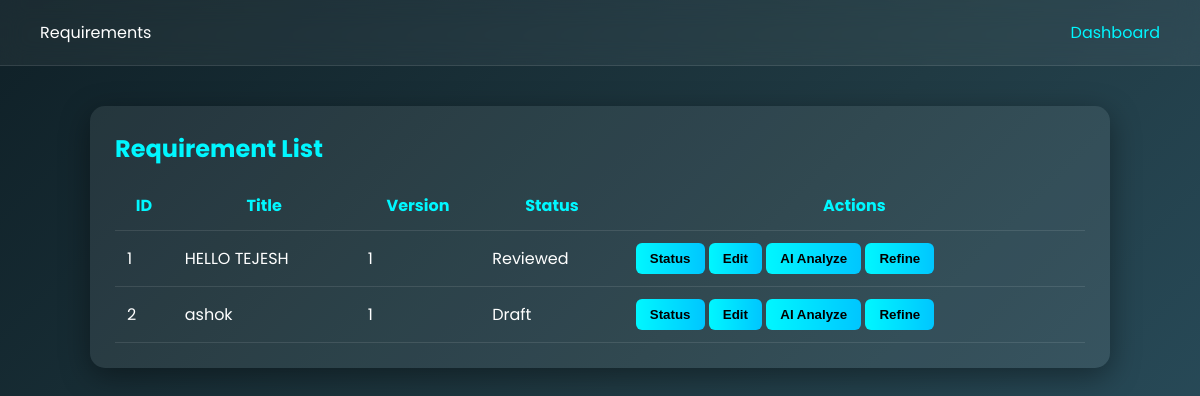
/requirements, run on an earlier commit of the app's database.
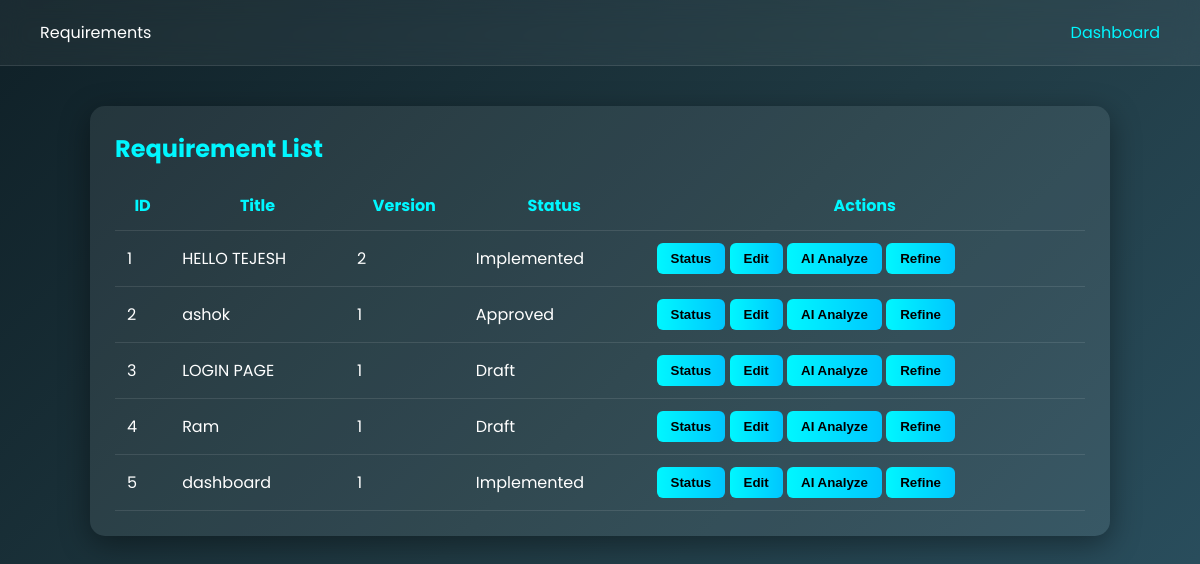
And on a later commit of the database.
### tables this page shows
CREATE TABLE requirements(
        id INTEGER PRIMARY KEY AUTOINCREMENT,
        title TEXT,
        description TEXT,
        type TEXT,
        priority TEXT,
        version INTEGER,
        status TEXT);

### main.py (the view)
@app.route("/requirements")
def requirements():
    conn = db()
    reqs = conn.execute("SELECT * FROM requirements").fetchall()
    conn.close()
    return render_template("requirements.html", reqs=reqs)

### main.py (called while the page is built)
def db():
    conn = sqlite3.connect("database.db")
    conn.row_factory = sqlite3.Row
    return conn

### templates/requirements.html (shortened to what this page needs)
<!DOCTYPE html>
<html>
<head>
<link rel="stylesheet" href="{{ url_for('static', filename='styles.css') }}">
</head>
<body>
<div class="navbar">
  <div>Requirements</div>
  <a href="/">Dashboard</a>
</div>
<div class="container">
<div class="card">
<h2>Requirement List</h2>
<table>
<tr><th>ID</th><th>Title</th><th>Version</th><th>Status</th><th>Actions</th></tr>
{% for req in reqs %}
<tr>
<td>{{ req.id }}</td>
<td>{{ req.title }}</td>
<td>{{ req.version }}</td>
<td>{{ req.status }}</td>
<td class="actions">
<a href="/update_status/{{ req.id }}"><button>Status</button></a>
<a href="/edit/{{ req.id }}"><button>Edit</button></a>
<a href="/analyze/{{ req.id }}"><button>AI Analyze</button></a>
<a href="/refine/{{ req.id }}"><button>Refine</button></a>
</td>
</tr>
{% endfor %}
</table>
</div>
</div>
</body>
</html>

### static/styles.css (style rules this page uses)
* { margin: 0; padding: 0; box-sizing: border-box; }
body { font-family: 'Poppins', sans-serif; background: linear-gradient(135deg, #0f2027, #203a43, #2c5364); color: white; min-height: 100vh; animation: fadeIn 1s ease-in-out; }
.navbar { display: flex; justify-content: space-between; padding: 20px 40px; background: rgba(255,255,255,0.05); backdrop-filter: blur(12px); border-bottom: 1px solid rgba(255,255,255,0.1); }
.navbar a { color: #00f7ff; text-decoration: none; margin-left: 20px; transition: 0.3s; }
.container { width: 85%; margin: 40px auto; }
.card { background: rgba(255,255,255,0.08); padding: 25px; border-radius: 15px; box-shadow: 0 8px 30px rgba(0,0,0,0.4); margin-bottom: 25px; transform: translateY(20px); opacity: 0; animation: slideUp 0.8s forwards; }
h2 { color: #00f7ff; margin-bottom: 10px; }
button { background: linear-gradient(90deg, #00f7ff, #00c6ff); border: none; padding: 8px 14px; border-radius: 6px; color: black; cursor: pointer; font-weight: 600; transition: transform 0.2s, box-shadow 0.2s; }
table { width: 100%; border-collapse: collapse; margin-top: 15px; }
th, td { padding: 12px; border-bottom: 1px solid rgba(255,255,255,0.1); }
th { color: #00f7ff; }

What changed in the data, as far as the page shows it:
changed requirements "HELLO TEJESH": version "1" → "2"; status "Reviewed" → "Implemented"
changed requirements "ashok": status "Draft" → "Approved"
added requirements: id "3", title "LOGIN PAGE", version "1", status "Draft"
added requirements: id "4", title "Ram", version "1", status "Draft"
added requirements: id "5", title "dashboard", version "1", status "Implemented"
